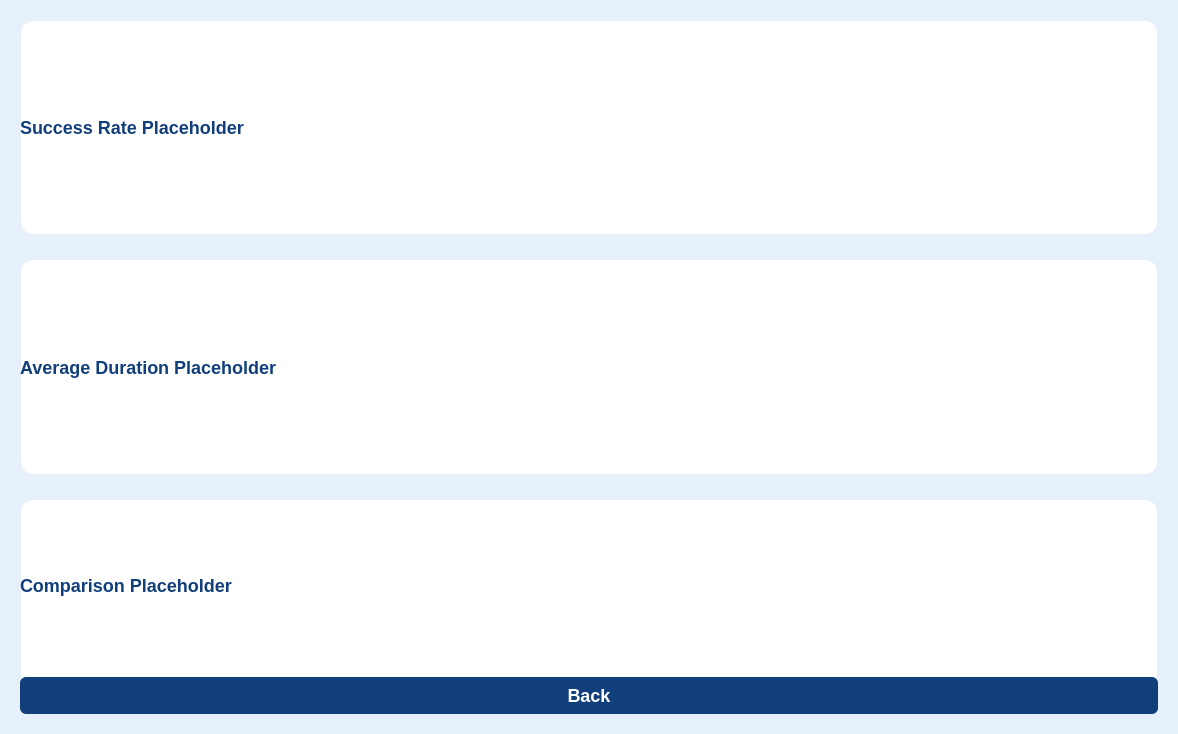
<?xml version="1.0" encoding="UTF-8"?>
<ui version="4.0">
 <class>Stat</class>
 <widget class="QWidget" name="Stat">
  <property name="geometry">
   <rect>
    <x>0</x>
    <y>0</y>
    <width>1178</width>
    <height>734</height>
   </rect>
  </property>
  <property name="minimumSize">
   <size>
    <width>856</width>
    <height>510</height>
   </size>
  </property>
  <property name="windowTitle">
   <string>Form</string>
  </property>
  <property name="styleSheet">
   <string notr="true">QWidget#Stat {
    background-color: #e6f0fa;
}

</string>
  </property>
  <layout class="QVBoxLayout" name="verticalLayout_2">
   <item>
    <widget class="QWidget" name="chartSuccessRate" native="true">
     <property name="styleSheet">
      <string notr="true">QWidget#chartSuccessRate {
    background-color: white;
    border-radius: 12px;
    padding: 10px;
    margin: 10px;
}

QLabel {
    font-family: 'Segoe UI';
    font-size: 16px;
    color: #2d3e50;
    qproperty-alignment: AlignCenter;
}
</string>
     </property>
     <layout class="QVBoxLayout" name="verticalLayout_3">
      <item>
       <widget class="QLabel" name="labelSuccessRate">
        <property name="styleSheet">
         <string notr="true">QLabel#labelSuccessRate{
    font-size: 18px;
    font-weight: bold;
    color: #113f7c; /* Bleu profond */
}
</string>
        </property>
        <property name="text">
         <string>Success Rate Placeholder</string>
        </property>
       </widget>
      </item>
     </layout>
    </widget>
   </item>
   <item>
    <widget class="QWidget" name="chartAvgDuration" native="true">
     <property name="styleSheet">
      <string notr="true">QWidget#chartAvgDuration {
    background-color: white;
    border-radius: 12px;
    padding: 10px;
    margin: 10px;
}

QLabel {
    font-family: 'Segoe UI';
    font-size: 16px;
    color: #2d3e50;
    qproperty-alignment: AlignCenter;
}
</string>
     </property>
     <layout class="QVBoxLayout" name="verticalLayout_5">
      <item>
       <widget class="QLabel" name="labelAvgDuration">
        <property name="styleSheet">
         <string notr="true">QLabel#labelAvgDuration {
    font-size: 18px;
    font-weight: bold;
    color: #113f7c; /* Bleu profond */
}
</string>
        </property>
        <property name="text">
         <string>Average Duration Placeholder</string>
        </property>
       </widget>
      </item>
     </layout>
    </widget>
   </item>
   <item>
    <widget class="QWidget" name="chartComparison" native="true">
     <property name="styleSheet">
      <string notr="true">QWidget#chartComparison {
    background-color: white;
    border-radius: 12px;
    padding: 10px;
    margin: 10px;
}

QLabel {
    font-family: 'Segoe UI';
    font-size: 16px;
    color: #2d3e50;
    qproperty-alignment: AlignCenter;
}
</string>
     </property>
     <layout class="QVBoxLayout" name="verticalLayout_4">
      <item>
       <widget class="QLabel" name="labelComparison">
        <property name="styleSheet">
         <string notr="true">QLabel#labelComparison {
    font-size: 18px;
    font-weight: bold;
    color: #113f7c; /* Bleu profond */
}
</string>
        </property>
        <property name="text">
         <string>Comparison Placeholder</string>
        </property>
       </widget>
      </item>
      <item>
       <widget class="QPushButton" name="backButton">
        <property name="styleSheet">
         <string notr="true">QPushButton#backButton {
	background-color: #113f7c; 
    padding: 8px 16px;
    border-radius: 6px;
	font-size: 18px;
    font-weight: bold;
    color: white;
}

QPushButton#backButton:hover {
    background-color: #0e3262;
}
</string>
        </property>
        <property name="text">
         <string>Back</string>
        </property>
       </widget>
      </item>
     </layout>
    </widget>
   </item>
  </layout>
 </widget>
 <resources/>
 <connections/>
</ui>
